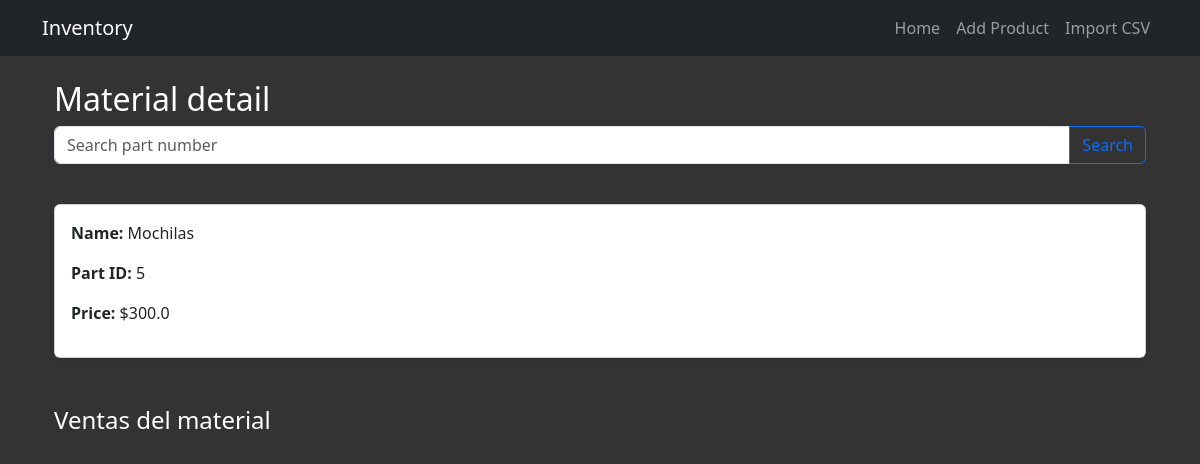
Page /parts/5 on the committed database.
### main.py (models this page shows)
class Article(db.Model):
    id: Mapped[int] = mapped_column(primary_key=True)
    code: Mapped[str] = mapped_column(String, nullable=False)
    name: Mapped[str] = mapped_column(String(250), unique=True, nullable=False)
    description: Mapped[str] = mapped_column(String(250), nullable=False)
    quantity: Mapped[int] = mapped_column(Integer, nullable=False)
    unit_price: Mapped[float] = mapped_column(Float, nullable=False)

### main.py (the view)
@app.route('/parts/<string:article_code>', methods=['GET'])
def view_material(article_code):
    new_code = request.args.get('code')
    if new_code:
        return redirect(url_for('view_material', article_code=new_code.lower()))
    material = db.session.execute(db.select(Article).where(Article.code.ilike(article_code))).scalar()
    if not material:
        flash('Material not found', 'danger')
        return redirect(url_for('home'))
    return render_template('parts.html', article=material)

### templates/parts.html (shortened to what this page needs)
{% extends 'base.html' %}
    {% block styles %}
        {{ bootstrap.load_css() }}
        <link rel="stylesheet" href="{{ url_for('static',filename='styles.css')}}">
    {% endblock %}
{% block content %}
<div class="container mt-4">
    <h2>Material detail</h2>
    <form action="{{ url_for('view_material', article_code=article.code) }}" method="GET" class="row g-3 mb-4">
        <div class="input-group mb-3">
            <input type="text" class="form-control" name="code" placeholder="Search part number">
            <button type="submit" class="btn btn-outline-primary">Search</button>
        </div>
    </form>
    <div class="card p-3 shadow-sm rounded">
        <p><strong>Name:</strong> {{article.name}}</p>
        <p><strong>Part ID:</strong> {{article.code}}</p>
        <p><strong>Price:</strong> ${{article.unit_price}}</p>
    </div>
    <div class="mt-5">
        <h4>Ventas del material</h4>
    </div>
</div>
{% endblock %}

### static/styles.css (style rules this page uses)
html, body { height: 100%; overflow-y: auto; }
body { background-color: #333; color: white; overflow-x: auto; }

### rows in the picture
Article: name "Mochilas", code "5", unit_price "300.0"
